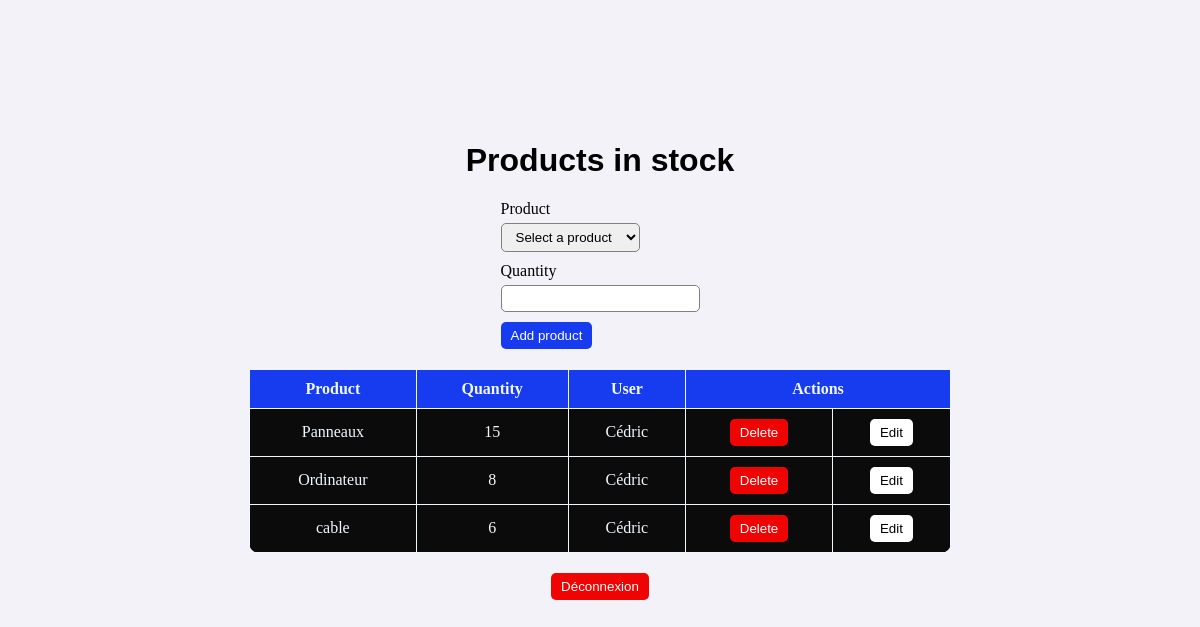
Page /add_buyer_inventory/ (signed in) on the committed database.
### gestion/models.py (models this page shows, shortened)
class Inventory(models.Model):
    product = models.ForeignKey(Product, on_delete= models.CASCADE)
    quantity = models.IntegerField()
    user = models.ForeignKey(User, on_delete= models.CASCADE)

class Product(models.Model):
    name = models.CharField(max_length=100)
    description = models.TextField(max_length= 200)
    price = models.DecimalField(max_digits= 10, decimal_places= 2)
    quantity = models.IntegerField()
    supplier = models.ForeignKey(User, on_delete = models.CASCADE)

class User(AbstractUser):
    ROLE_CHOICES = [
        ('admin', 'Admin'),
        ('buyer', 'Buyer'),
        ('supplier','Supplier'),
    ]
    role = models.CharField(max_length= 8, choices= ROLE_CHOICES)
    groups = models.ManyToManyField('auth.Group', related_name= 'custom_user_groups', blank=True)
    user_permissions = models.ManyToManyField('auth.Permission', related_name= 'custom_user_permissions', blank=True)

### gestion/views.py (the view, shortened to what this page needs)
# urls.py: path("add_buyer_inventory/", views.buyer_inventory, name="buyer_inventory"),
@login_required
@role_required('Buyer')
def buyer_inventory(request):
    products = Product.objects.all()
    inventory = Inventory.objects.all()
    return render(request, 'buyer_inventory.html',{'products': products,'inventory': inventory})

### gestion/views.py (called while the page is built)
def role_required(role):
    def decorator(view_func):
        @wraps(view_func)
        def _wrapped_view(request, *args, **kwargs):
                if request.user.is_authenticated and request.user.role == role:
                    return view_func(request, *args, **kwargs)
                else:
                    return HttpResponseForbidden("NO PERMISSION")
        return _wrapped_view
    return decorator

### gestion/templates/buyer_inventory.html (shortened to what this page needs)
{% load static %}
<!DOCTYPE html>
<html lang="en">
<head>
    <link rel="stylesheet" href="{% static 'css/style.css' %}">
</head>
<body>
    <h1>Products in stock</h1>
    <form method="post" action="">{% csrf_token %}
        <label for ="product"> Product</label>
        <select name="product" id="product" required>
            <option value="">Select a product</option>
        </select>
        <label for ="quantity"> Quantity</label>
        <input type="number" id="quantity" name="quantity" min="1" required>
        <button type="submit" class="btn btn-primary"> Add product </button>
    </form>
    <table>
        <thead>
            <tr>
                <th>Product</th>
                <th>Quantity</th>
                <th>User</th>
                <th colspan="2">Actions</th>
            </tr>
        </thead>
        <tbody>
            {% for inventory in inventory %}
            <tr>
                <td>{{inventory.product.name}}</td>
                <td>{{inventory.quantity}}</td>
                <td>{{inventory.user.username}}</td>
                <td class="action-td">
                    <form method="post" action="{% url 'delete_inventory' inventory.id %}">{% csrf_token %}
                        <button type="submit" class="btn btn-danger"> Delete </button>
                    </form>
                </td>
                <td class="action-td">
                    <form method="get" action="{% url 'edit_inventory' inventory.id %}">{% csrf_token %}
                        <button type="submit" class="btn"> Edit </button>
                    </form>
                </td>
            </tr>
            {% empty %}
            <tr>
                <td colspan="3">No products available.</td>
            </tr>
            {% endfor %}
        </tbody>
    </table>
    <form method="post" action="{% url 'logout' %}">{% csrf_token %}
        <button type="submit" class="btn btn-danger"> Déconnexion </button>
    </form>
</body>
</html>

### gestion/static/css/style.css (style rules this page uses)
h1 { font-family: Arial, Helvetica, sans-serif; font-size: 2rem; }
table { width: 65%; background-color:rgb(11, 11, 11); border-collapse: collapse; border-radius: 10px; color: aliceblue; margin: 20px 0; }
thead { background-color:rgb(23, 59, 239); }
table th, table td { border: 1px solid; padding: 10px; text-align: center; }
label { display: block; padding-bottom: 5px; }
body { background-color: rgb(244, 242, 249); width: 90%; min-height: 100vh; box-sizing: border-box; margin: auto; padding-bottom: 5rem; display: flex; flex-direction: column; justify-content: center; align-items: center; }
.btn { display: block; outline: none; border: none; padding: 6px 10px; border-radius: 5px; background-color: white; cursor: pointer; width: fit-content; }
.btn-danger { background-color: rgb(239, 3, 3); color: white; }
.btn-primary { background-color:rgb(23, 59, 239); color: white; }
input, select { padding: 5px 10px; border-radius: 5px; border: 0.5px solid gray; margin-bottom: 10px; }
.action-td form { padding: 0; margin: 0; }
.action-td form button { display: inline-block }

### rows in the picture
Inventory: product.name "Panneaux", quantity "15", user.username "Cédric"
Inventory: product.name "Ordinateur", quantity "8", user.username "Cédric"
Inventory: product.name "cable", quantity "6", user.username "Cédric"
